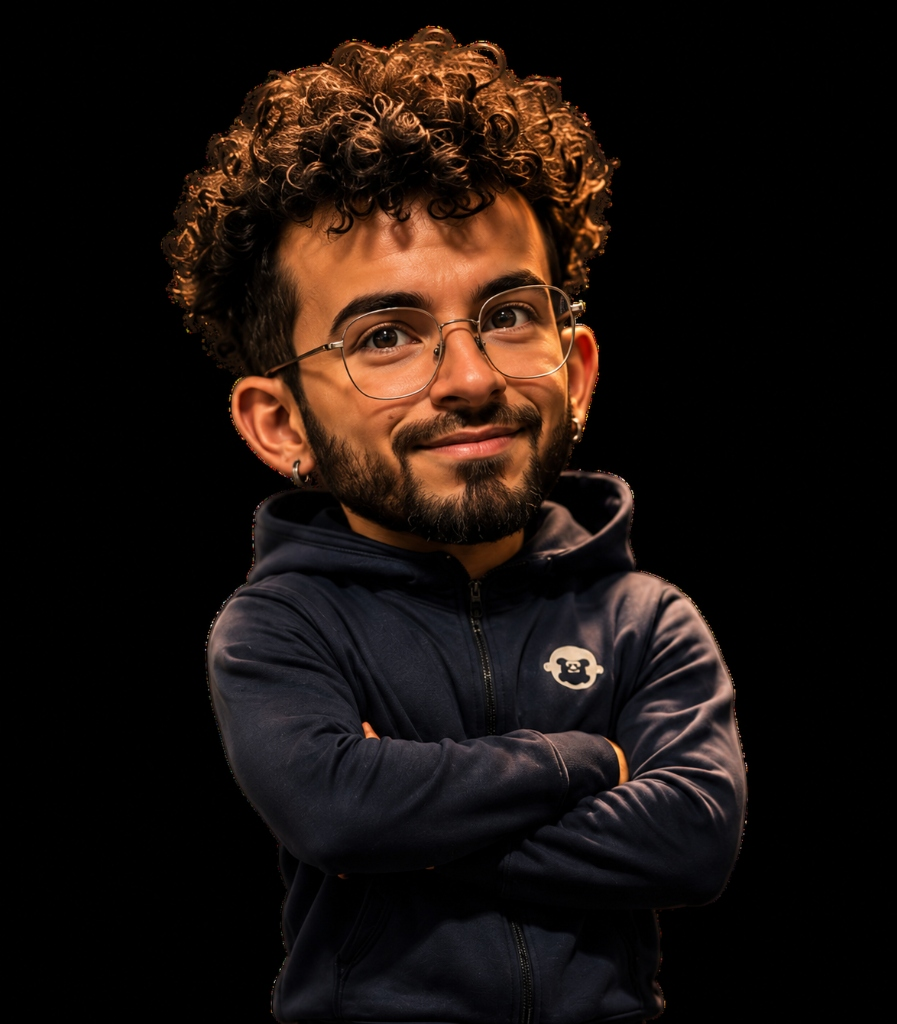
#> input picture img/assistant_mini.jpg, 897 x 1024 px, found by its file name
$ python remove_black_bg.py
#> lines starting #> are read from the running program, lines starting #| are printed output that depends on the picture; after the words box and inside, x2 and y2 are one past the last pixel; in counts of white or black regions, pixels touching at a corner belong together
import numpy as np
from PIL import Image

def remove_black_background(input_path, output_path):
    img = Image.open(input_path).convert("RGBA")
    width, height = img.size
#> width = 897; height = 1024
    data = np.array(img)
    visited = np.zeros((height, width), dtype=bool)

    # Border pixels as starting queue
    queue = []
    for x in range(width):
        queue.append((0, x))
        queue.append((height-1, x))
    for y in range(height):
        queue.append((y, 0))
        queue.append((y, width-1))

    for r, c in queue:
        visited[r, c] = True
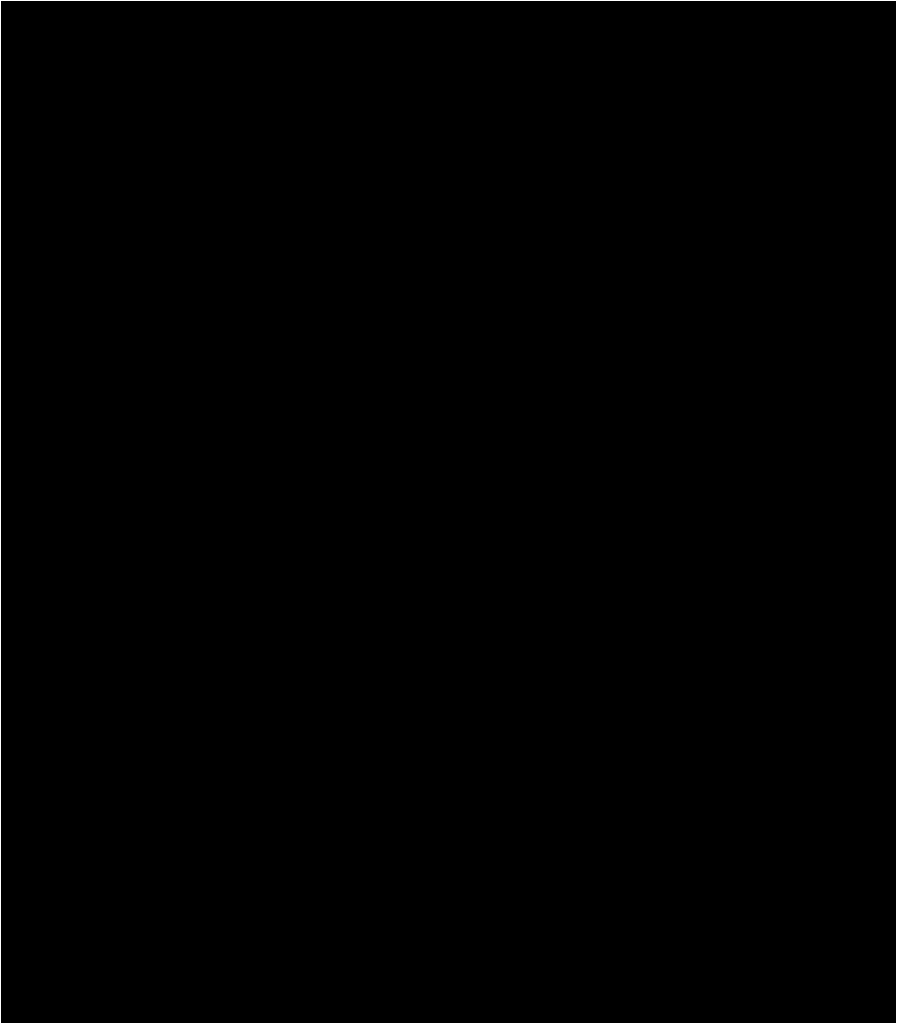
#> visited: shape (1024, 897) bool; 0.42% white in thin lines or dots

    # Helper to check if a pixel is dark enough to be background
    # The uploaded image background is solid black, so checking R,G,B < 35 is safe
    def is_bg(color):
        r, g, b, a = color
        return r < 35 and g < 35 and b < 35

    bg_mask = np.zeros((height, width), dtype=bool)

    head = 0
    while head < len(queue):
        r, c = queue[head]
        head += 1

        color = data[r, c]
        if is_bg(color):
            bg_mask[r, c] = True
            for dr, dc in [(-1, 0), (1, 0), (0, -1), (0, 1)]:
                nr, nc = r + dr, c + dc
                if 0 <= nr < height and 0 <= nc < width:
                    if not visited[nr, nc]:
                        visited[nr, nc] = True
                        n_color = data[nr, nc]
                        if is_bg(n_color):
                            queue.append((nr, nc))
#> this loop made 694398 passes
#> color on passes 1 to 3: [0, 0, 0, 255], [1, 1, 1, 255], [0, 0, 0, 255]
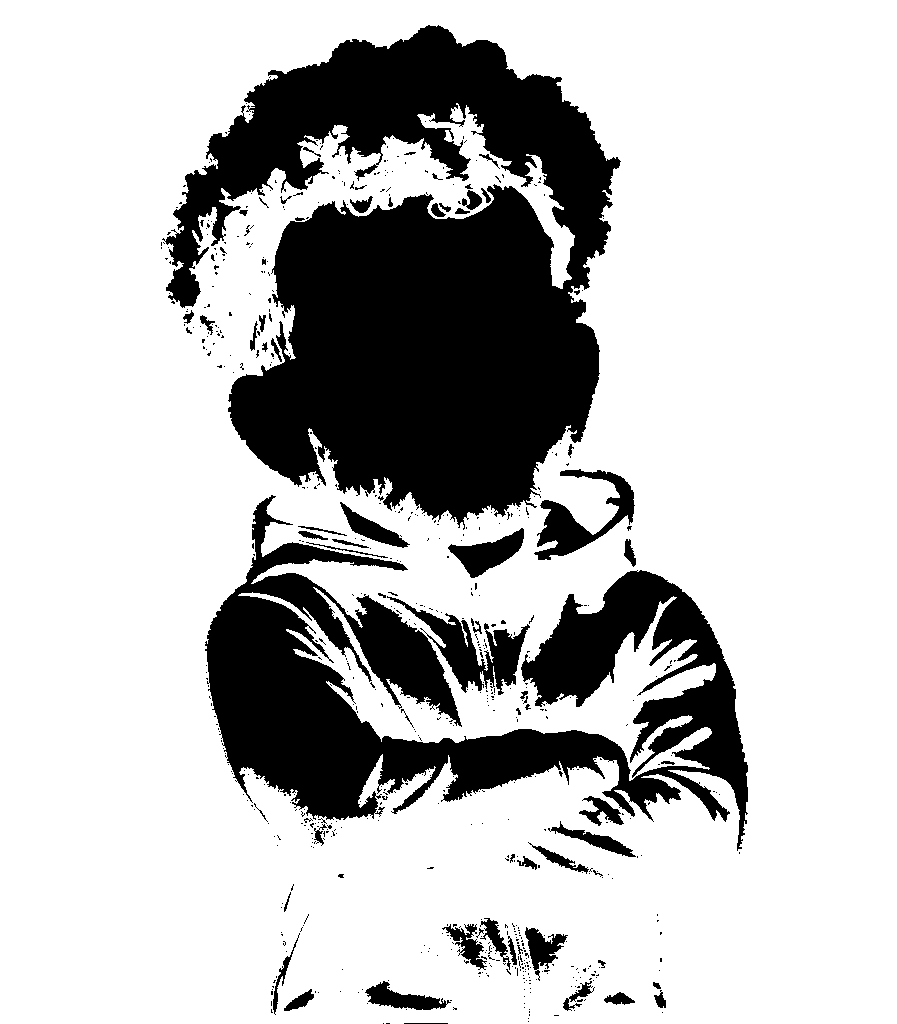
#> bg_mask: shape (1024, 897) bool; 75.6% white; 642 black regions (575 under 20 px), largest, box (x1, y1, x2, y2) and area: (162, 25, 621, 530) 132201, (205, 495, 748, 851) 70790, (387, 596, 530, 695) 4112
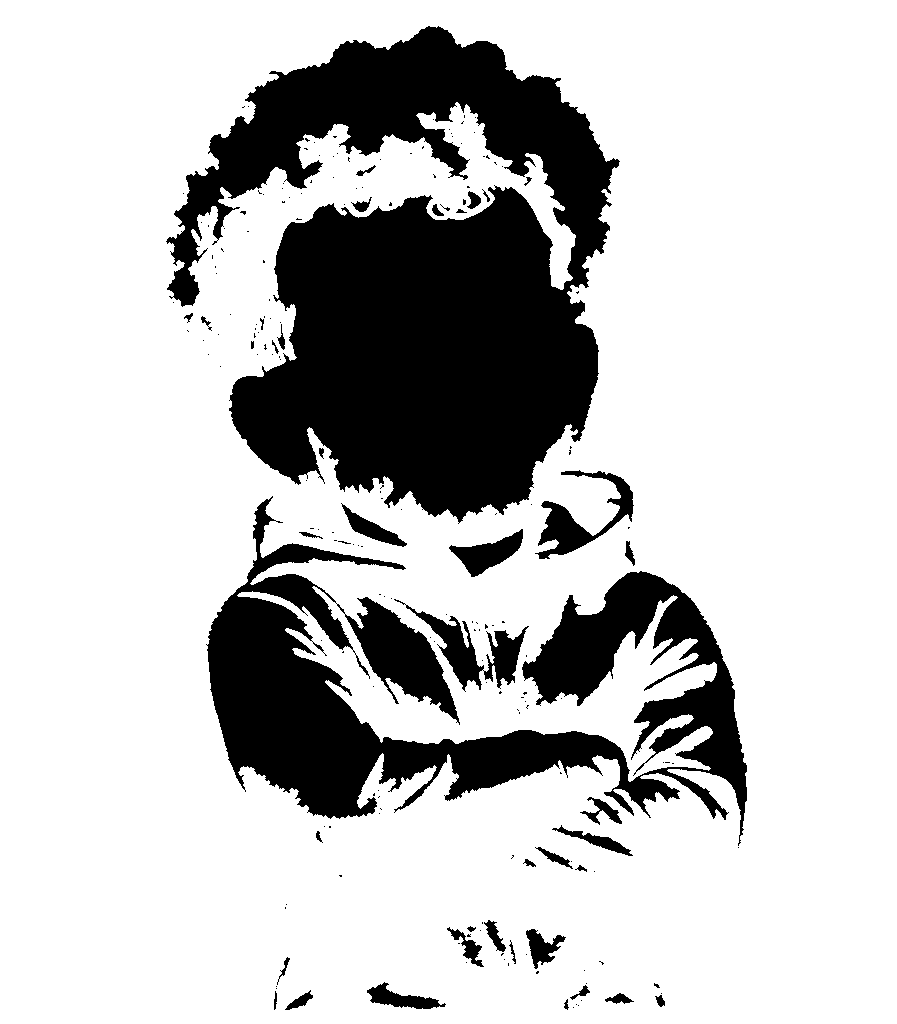
#> visited: shape (1024, 897) bool; 77.6% white; 201 black regions (160 under 20 px), largest, box (x1, y1, x2, y2) and area: (166, 26, 620, 524) 126662, (206, 496, 747, 846) 64682, (394, 599, 529, 692) 3263

    # Make background pixels transparent
    data[bg_mask, 3] = 0
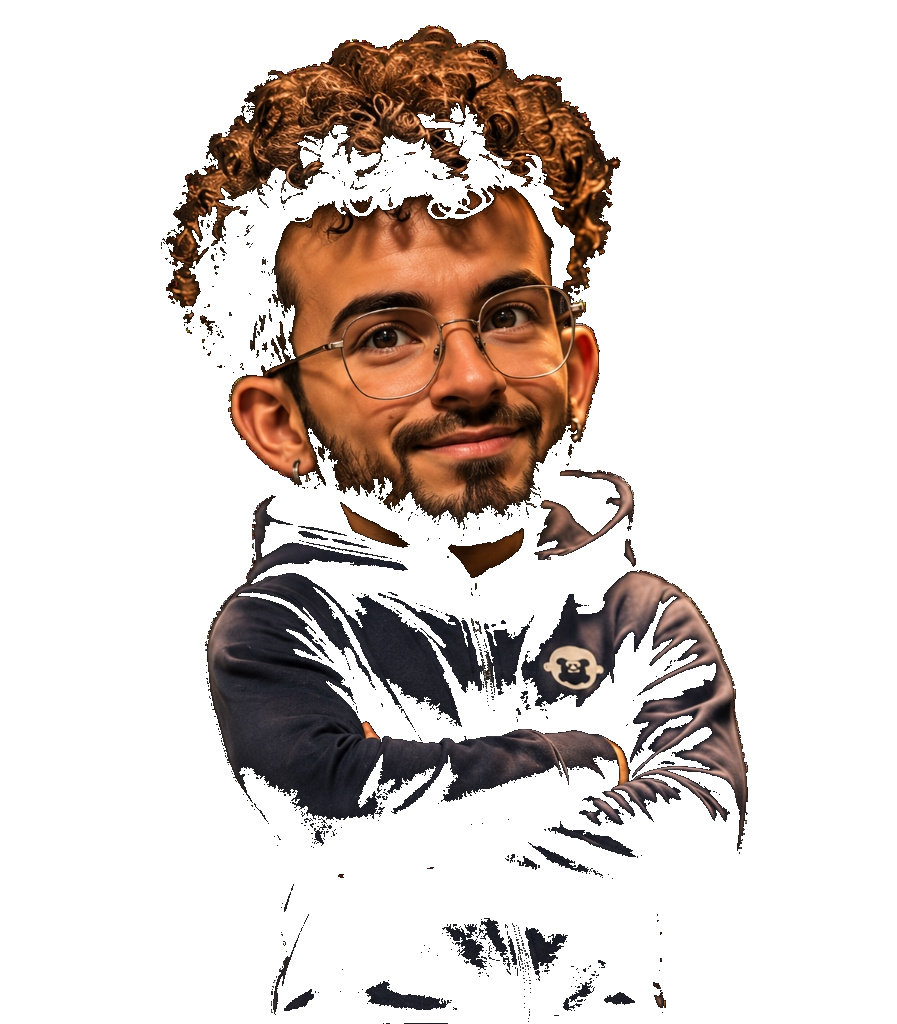
#> data: shape (1024, 897, 4); mean R, G, B, A 27.3, 17.7, 13.6, 62.2; transparent parts drawn white

    # Save as PNG
    new_img = Image.fromarray(data)
    new_img.save(output_path, "PNG")
    print(f"Transparency applied successfully. Saved to {output_path}")

if __name__ == "__main__":
    remove_black_background(
        r"c:\Users\jesus\Documents\AntiGravity\Portfolio\img\assistant_mini.jpg",
        r"c:\Users\jesus\Documents\AntiGravity\Portfolio\img\assistant_mini.png"
    )

$ run again, with img/pbi_mockup.png saved as img/assistant_mini.jpg
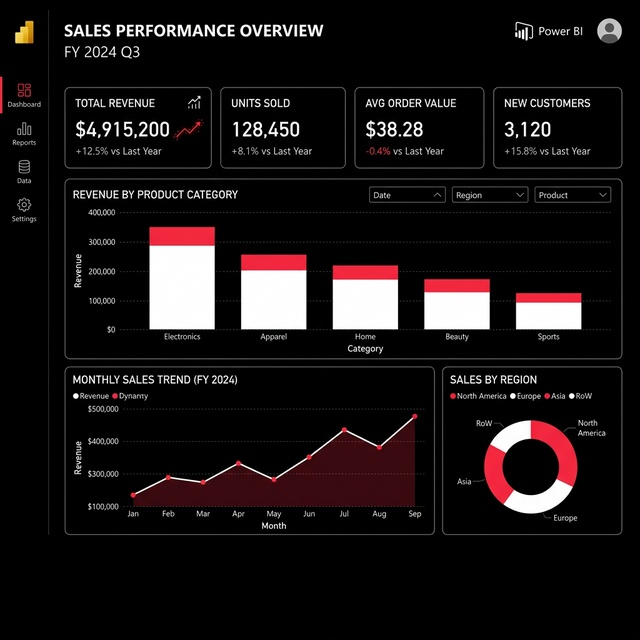
#> input picture img/pbi_mockup.png, 640 x 640 px, found by its file name
#> after the loop in remove_black_background, `for r, c in queue:`:
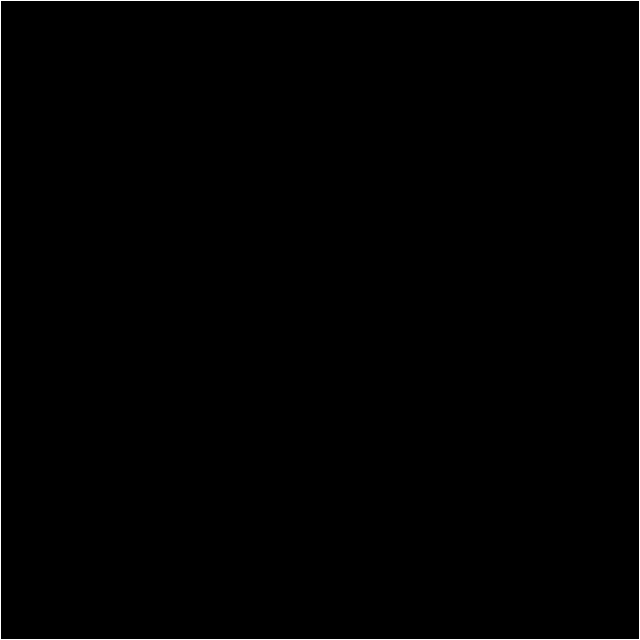
#> visited: shape (640, 640) bool; 0.62% white in thin lines or dots
#> the loop in remove_black_background, `while head < len(queue):` made 165871 passes
#> color on passes 1 to 3: [1, 1, 1, 255], [0, 0, 0, 255], [1, 1, 1, 255]
#> in remove_black_background, `data[bg_mask, 3] = 0`:
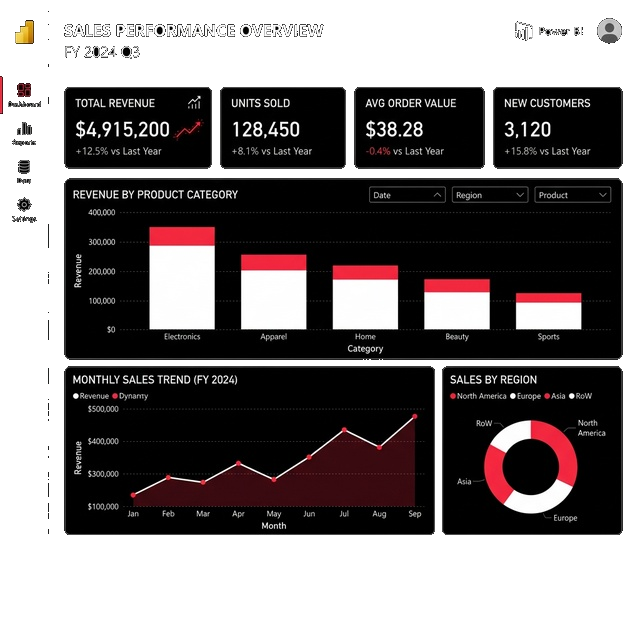
#> data: shape (640, 640, 4); mean R, G, B, A 25.2, 20.1, 20.5, 151.8; transparent parts drawn white

$ run again, with img/profile_about.png saved as img/assistant_mini.jpg
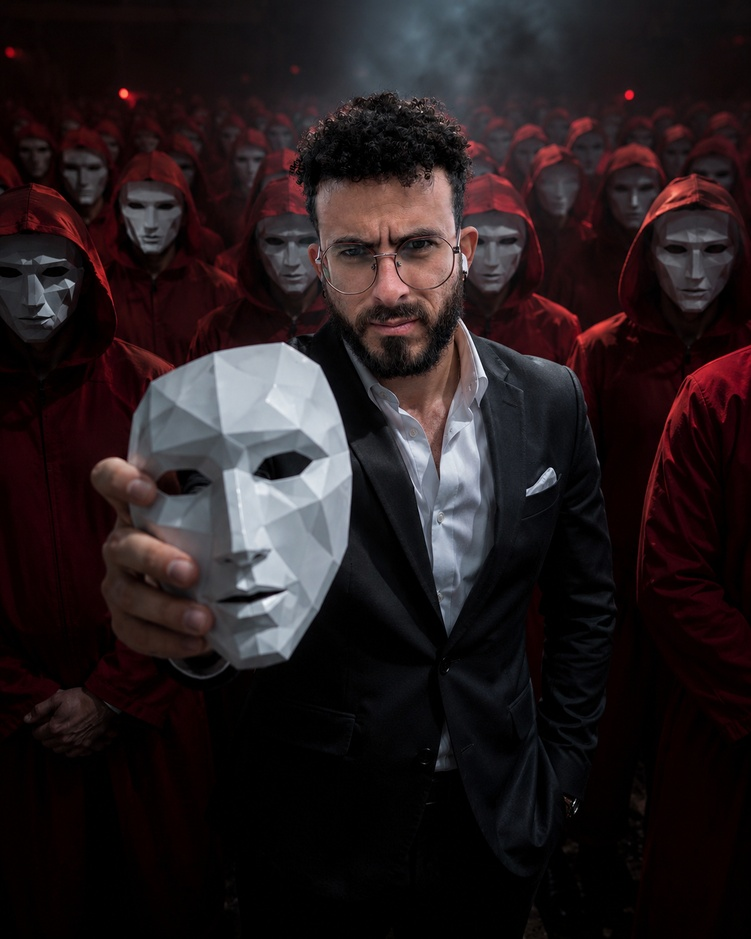
#> input picture img/profile_about.png, 751 x 939 px, shrunk from 1122 x 1402 before the run, found by its file name
#> after the loop in remove_black_background, `for r, c in queue:`:
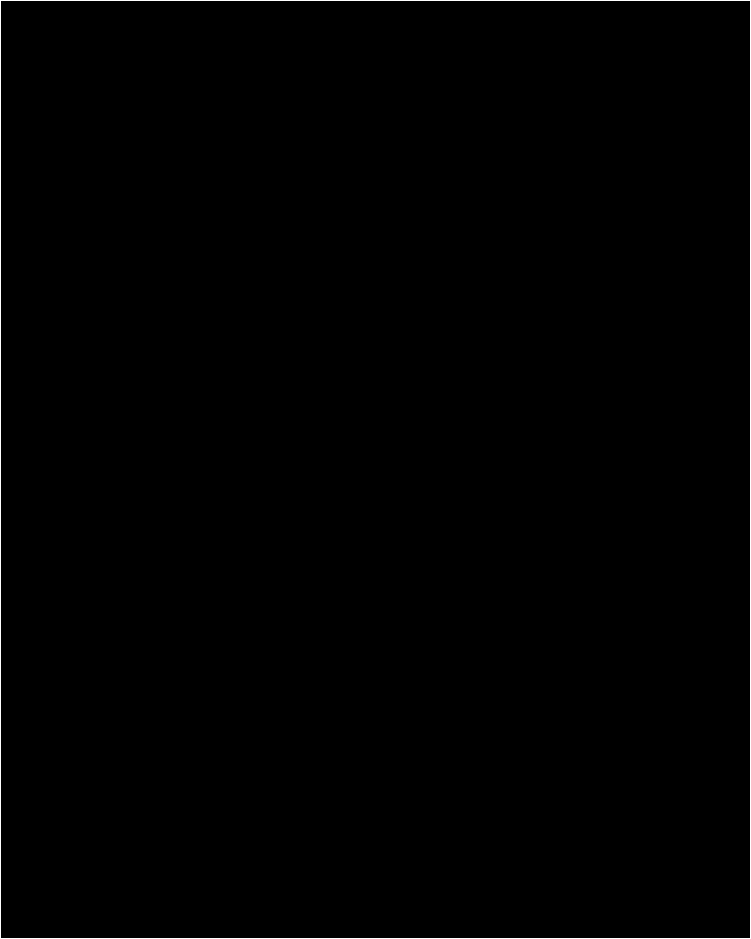
#> visited: shape (939, 751) bool; 0.48% white in thin lines or dots
#> the loop in remove_black_background, `while head < len(queue):` made 426790 passes
#> color on passes 1 to 3: [11, 3, 1, 255], [1, 1, 1, 255], [12, 4, 2, 255]
#> in remove_black_background, `data[bg_mask, 3] = 0`:
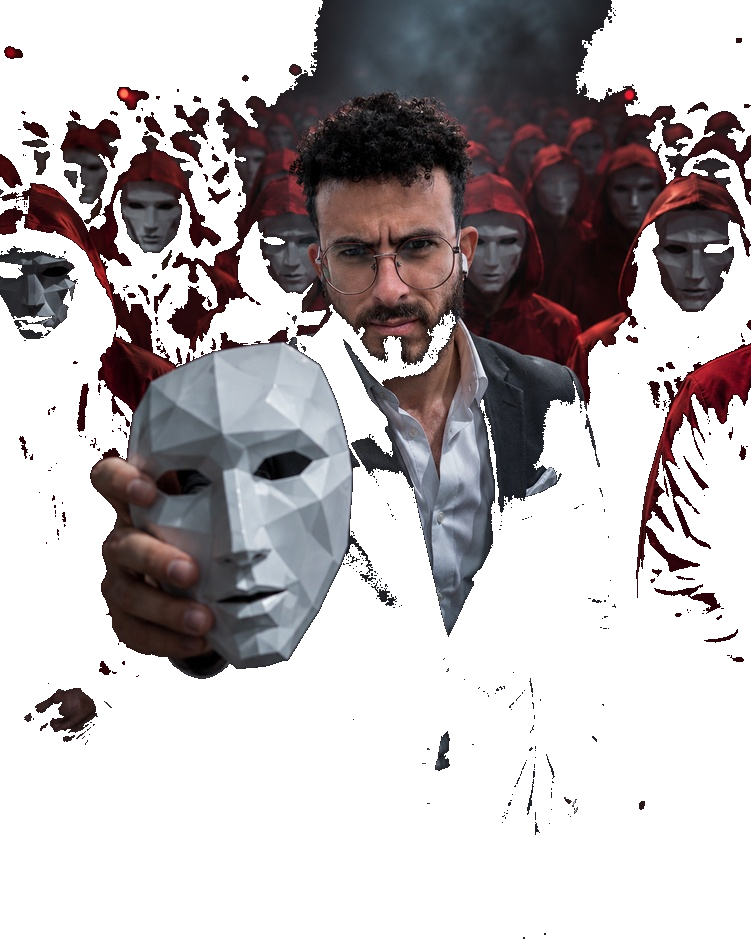
#> data: shape (939, 751, 4); mean R, G, B, A 37.3, 28.1, 30.2, 100.8; transparent parts drawn white
